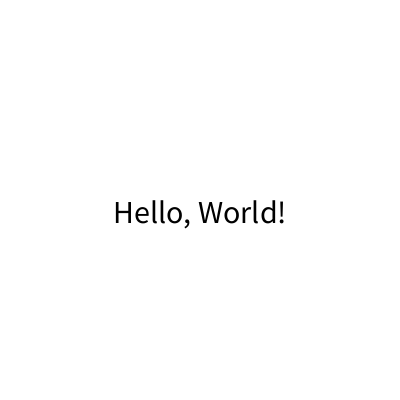
Frame 1 (no input)
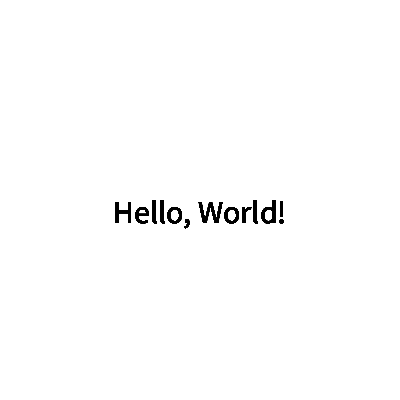
Frame 60 (the mouse pressed at the canvas centre just before this capture)
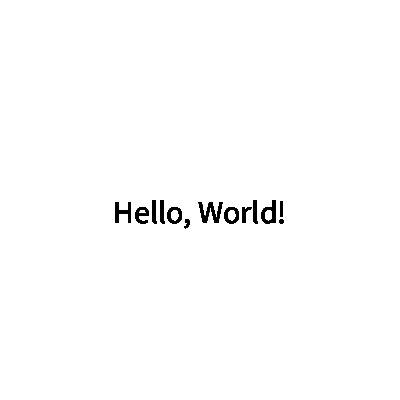
Frame 120 (the mouse held since frame 60 and released just before this capture)

The Processing sketch that drew these frames (run headless with seeded random() and noise(); from frame 60 on, the mouse is pressed at the canvas centre):

// Processing sketch: lets_play
// ── lets_play.pde
// 画面の中心に Hello, World! と表示する
int windowWidth = 400;
int windowHeight = 400;

void settings() {
  size(windowWidth, windowHeight);
}

void setup() {
  background(255);
  fill(0);
  textSize(32);
  textAlign(CENTER,TOP);
}

void draw() {
  text("Hello, World!", width / 2, height / 2);
}
